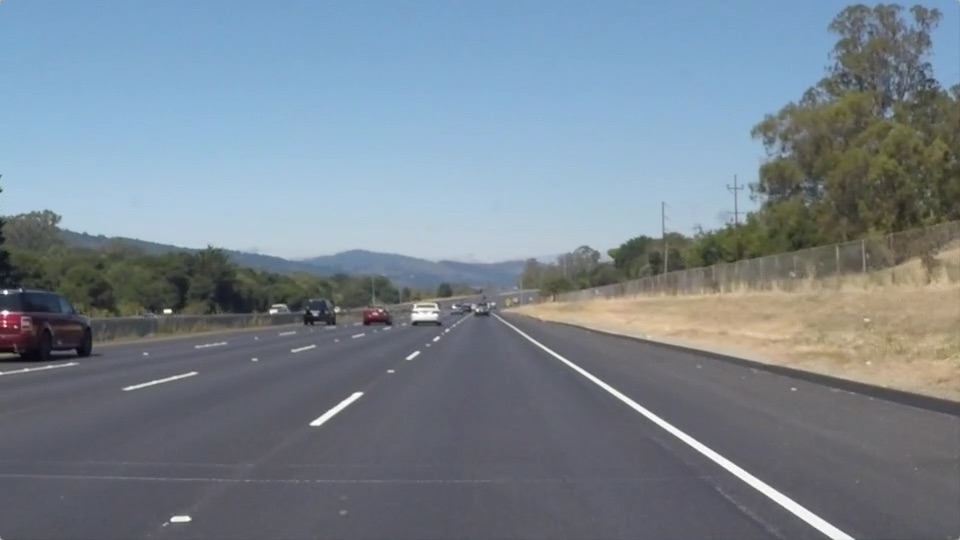
#> input picture test_images/solidWhiteRight.jpg, 960 x 540 px
$ jupyter execute --allow-errors P1.ipynb   (shell and % lines are left out)
#> lines starting #> are read from the running program, lines starting #| are printed output that depends on the picture; after the words box and inside, x2 and y2 are one past the last pixel; in counts of white or black regions, pixels touching at a corner belong together
# Self-Driving Car Engineer Nanodegree

## Project: **Finding Lane Lines on the Road**
***
In this project, you will use the tools you learned about in the lesson to identify lane lines on the road.  You can develop your pipeline on a series of individual images, and later apply the result to a video stream (really just a series of images). Check out the video clip "raw-lines-example.mp4" (also contained in this repository) to see what the output should look like after using the helper functions below.

Once you have a result that looks roughly like "raw-lines-example.mp4", you'll need to get creative and try to average and/or extrapolate the line segments you've detected to map out the full extent of the lane lines.  You can see an example of the result you're going for in the video "P1_example.mp4".  Ultimately, you would like to draw just one line for the left side of the lane, and one for the right.

In addition to implementing code, there is a brief writeup to complete. The writeup should be completed in a separate file, which can be either a markdown file or a pdf document. There is a [write up template](https://github.com/udacity/CarND-LaneLines-P1/blob/master/writeup_template.md) that can be used to guide the writing process. Completing both the code in the Ipython notebook and the writeup template will cover all of the [rubric points](https://review.udacity.com/#!/rubrics/322/view) for this project.

---
Let's have a look at our first image called 'test_images/solidWhiteRight.jpg'.  Run the 2 cells below (hit Shift-Enter or the "play" button above) to display the image.

**Note: If, at any point, you encounter frozen display windows or other confounding issues, you can always start again with a clean slate by going to the "Kernel" menu above and selecting "Restart & Clear Output".**

---

**The tools you have are color selection, region of interest selection, grayscaling, Gaussian smoothing, Canny Edge Detection and Hough Tranform line detection.  You  are also free to explore and try other techniques that were not presented in the lesson.  Your goal is piece together a pipeline to detect the line segments in the image, then average/extrapolate them and draw them onto the image for display (as below).  Once you have a working pipeline, try it out on the video stream below.**

---

<figure>

 <figcaption>
 <p></p>
 <p style="text-align: center;"> Your output should look something like this (above) after detecting line segments using the helper functions below </p>
 </figcaption>
</figure>
 <p></p>
<figure>

 <figcaption>
 <p></p>
 <p style="text-align: center;"> Your goal is to connect/average/extrapolate line segments to get output like this</p>
 </figcaption>
</figure>

**Run the cell below to import some packages.  If you get an `import error` for a package you've already installed, try changing your kernel (select the Kernel menu above --> Change Kernel).  Still have problems?  Try relaunching Jupyter Notebook from the terminal prompt.  Also, see [this forum post](https://carnd-forums.udacity.com/cq/viewquestion.action?spaceKey=CAR&id=29496372&questionTitle=finding-lanes---import-cv2-fails-even-though-python-in-the-terminal-window-has-no-problem-with-import-cv2) for more troubleshooting tips.**

## Import Packages

[cell 1]
#importing some useful packages
import matplotlib.pyplot as plt
import matplotlib.image as mpimg
from matplotlib.colors import hsv_to_rgb
import numpy as np
import cv2

## Read in an Image

[cell 2]
#reading in an image
image = mpimg.imread('test_images/solidWhiteRight.jpg')
#> image is the input picture: shape (540, 960, 3); mean R, G, B 120.3, 132.6, 143.7

#printing out some stats and plotting
print('This image is:', type(image), 'with dimensions:', image.shape)
#| This image is: <class 'numpy.ndarray'> with dimensions: (540, 960, 3)
plt.imshow(image)  # if you wanted to show a single color channel image called 'gray', for example, call as plt.imshow(gray, cmap='gray')

## Ideas for Lane Detection Pipeline

**Some OpenCV functions (beyond those introduced in the lesson) that might be useful for this project are:**

`cv2.inRange()` for color selection
`cv2.fillPoly()` for regions selection
`cv2.line()` to draw lines on an image given endpoints
`cv2.addWeighted()` to coadd / overlay two images
`cv2.cvtColor()` to grayscale or change color
`cv2.imwrite()` to output images to file
`cv2.bitwise_and()` to apply a mask to an image

**Check out the OpenCV documentation to learn about these and discover even more awesome functionality!**

## Helper Functions

Below are some helper functions to help get you started. They should look familiar from the lesson!

[cell 3]
import math

# [7 lines left out: function grayscale, not called in this run]
    # Or use BGR2GRAY if you read an image with cv2.imread()
    # return cv2.cvtColor(img, cv2.COLOR_BGR2GRAY)
def RGB2HSV(img):
    """Applies a HSV transform """
    return cv2.cvtColor(img, cv2.COLOR_RGB2HSV)

def RGB2HSL(img):
    """Applies a HSL transform"""
    return cv2.cvtColor(img, cv2.COLOR_RGB2HLS)

def canny(img, low_threshold, high_threshold):
    """Applies the Canny transform"""
    return cv2.Canny(img, low_threshold, high_threshold)


def gaussian_blur(img, kernel_size):
    """Applies a Gaussian Noise kernel"""
    return cv2.GaussianBlur(img, (kernel_size, kernel_size), 0)


# [111 lines left out: functions region_of_interest, draw_lines, hough_lines, weighted_img, not called in this run]

## Test Images

Build your pipeline to work on the images in the directory "test_images"
**You should make sure your pipeline works well on these images before you try the videos.**

[cell 4]
import os
os.listdir("test_images/")

[cell 5]
## Build a Lane Finding Pipeline

#reading in an image
image = mpimg.imread('test_images/solidYellowCurve2.jpg')
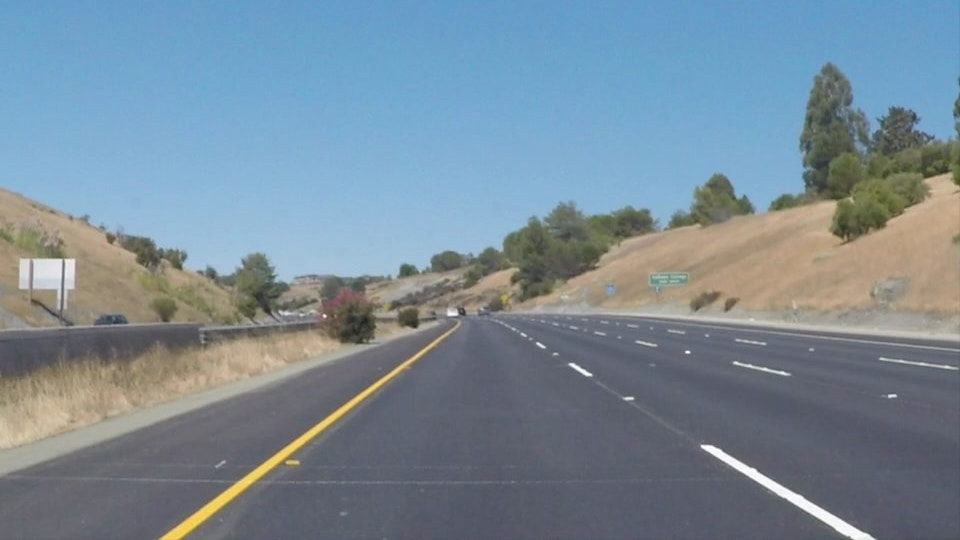
#> input picture test_images/solidYellowCurve2.jpg, 960 x 540 px
#> image is the input picture: shape (540, 960, 3); mean R, G, B 120.7, 138.6, 151.5

#change color spaces
hsv = RGB2HSV(image)
#> in RGB2HSV, `return cv2.cvtColor(img, cv2.COLOR_RGB2HSV)`: returned value: shape (540, 960, 3); mean H, S, V 86.9, 66.5, 159.6
hsl = RGB2HSL(image)
#> in RGB2HSL, `return cv2.cvtColor(img, cv2.COLOR_RGB2HLS)`: returned value: shape (540, 960, 3); mean of channels 0, 1, 2 86.8, 136.4, 64.9

#create a mask for yellow and white lane lines
lower_yellow = np.array([20, 100, 100], dtype=np.uint8)
upper_yellow = np.array([30, 255, 255], dtype=np.uint8)
lower_white = np.array([0, 200,0], dtype=np.uint8)
upper_white = np.array([255, 255, 255], dtype=np.uint8)
yellow_mask = cv2.inRange(hsv, lower_yellow, upper_yellow)
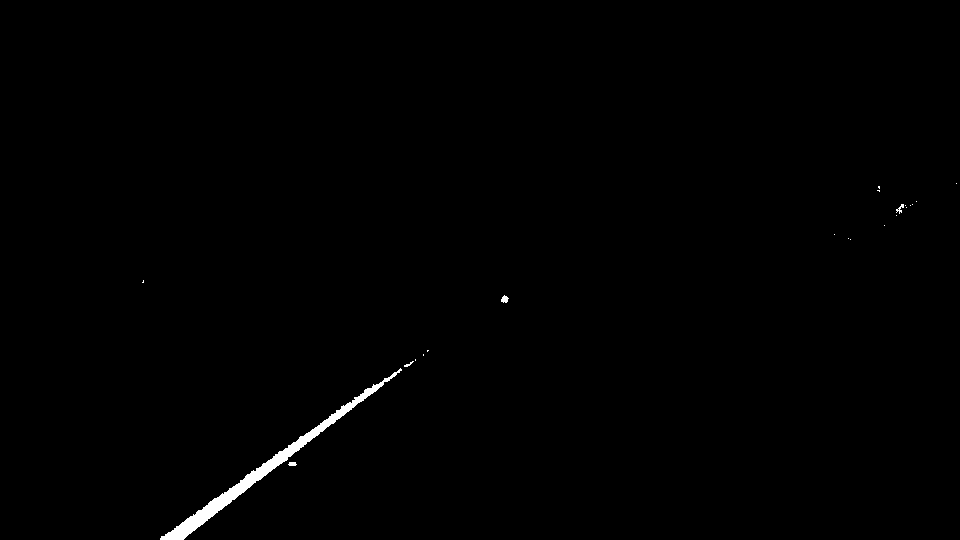
#> yellow_mask: shape (540, 960); 0.55% white; 22 white regions (17 under 20 px), largest, box (x1, y1, x2, y2) and area: (160, 368, 402, 540) 2700, (501, 295, 509, 303) 42, (896, 204, 904, 214) 34, (288, 462, 297, 466) 30, (404, 361, 414, 367) 22
white_mask = cv2.inRange(hsl, lower_white, upper_white)
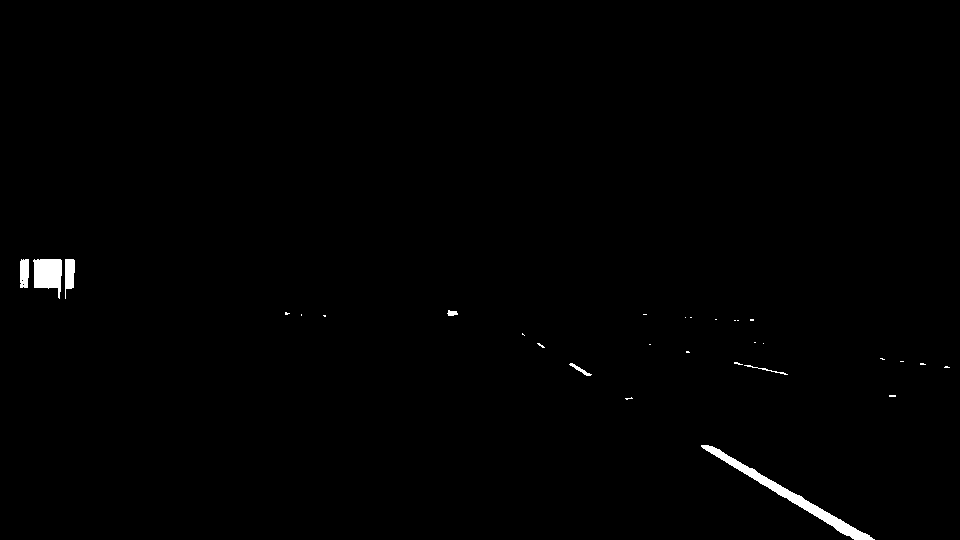
#> white_mask: shape (540, 960); 0.64% white; 30 white regions (23 under 20 px), largest, box (x1, y1, x2, y2) and area: (701, 445, 875, 540) 1648, (33, 259, 62, 299) 824, (65, 259, 75, 299) 291
#> (the rest of this cell did not finish here and is left out)
